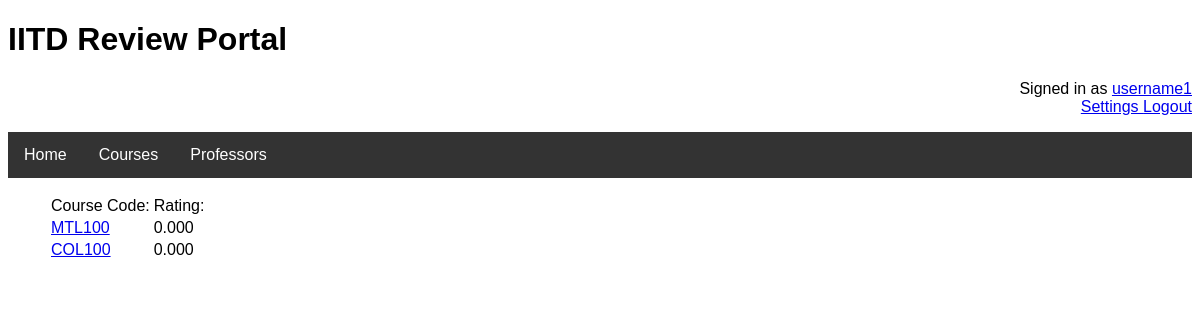
/Reviews/courses/ (signed in), run on the app's committed database.
### Reviews/models.py (models this page shows)
class Courses(models.Model):
    Course_Code = models.CharField(primary_key = True,max_length = 6)
    Department = models.CharField(max_length = 50)
    Name = models.CharField(max_length = 100)
    Description = models.CharField(max_length = 250)
    Ratings = models.DecimalField(decimal_places = 3, max_digits = 3)

### Reviews/views.py (the view)
# urls.py: path('courses/', views.courses, name='courses'),
def courses(request):
    course_list = Courses.objects.order_by('-Ratings')[:10]
    context = {'course_list': course_list}
    return render(request, 'Reviews/courses.html', context)

### Reviews/templates/Reviews/courses.html
{% extends "Reviews/base.html" %}
{% block body_block %}
{% if course_list %}
    <ul style="list-style-type:none">
        <table>
            <tr><td>Course Code:</td><td>Rating:</td></tr>
        {% for c in course_list %}
            <tr><li><td><a href="{% url 'course_view' c.Course_Code %}">{{ c.Course_Code }}</a></td><td>{{ c.Ratings }}</td></li></tr>
        {% endfor %}
</table></ul>
    {% else %} <p>No courses</p>
{% endif %}
{% endblock %}

### Reviews/templates/Reviews/base.html (shortened to what this page needs)
<!DOCTYPE html>
<html>
    <head>
    </head>
    <body>
        <h1 style="align-content:center">IITD Review Portal</h1>
        <p style="text-align:right">{% if request.user.is_authenticated %}Signed in as <a href="{% url 'profile' request.user.id %}">{{ request.user.username }}</a> <br /><a href="{% url 'settings' %}">Settings </a><a href="{% url 'logout' %}">Logout</a>{% else %} <a href="{% url 'login' %}">Login</a> {% endif %}</p>
       <div class="navbar">
            <ul>
                <li><a href="{% url 'home' %}">Home</a></li>
                <li><a href="{% url 'courses' %}">Courses</a></li>
                <li><a href="{% url 'profs' %}">Professors</a></li>
            </ul>
        </div>
        <div class="body">
            {% block body_block %}
            {% endblock %}
        </div>
    </body>
</html>

### Reviews/templates/Reviews/base.html (style rules this page uses)
body { font-family:Arial, Helvetica, sans-serif }
.body li { background-color:lightsteelblue; font-size:large }
.navbar ul { list-style-type: none; margin: 0; padding: 0; overflow: hidden; background-color: #333; }
.navbar ul li { float:left }
.navbar ul li a { display: block; color: white; text-align: center; padding: 14px 16px; text-decoration: none; }

### data on the page
Courses: Course_Code "MTL100", Ratings "0.000"
Courses: Course_Code "COL100", Ratings "0.000"

### other printed values
{{ request.user.username }} "username1"
